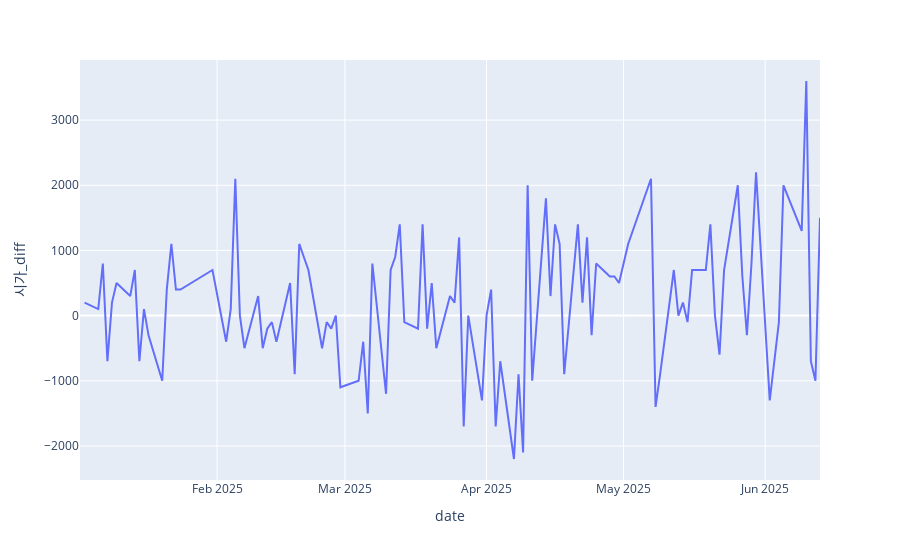

Notebook code for this chart:
### Code cell
# 차분을 수행하여 검정

df_hana['시가_diff'] = df_hana['시가'].diff()
px.line(df_hana, x = 'date', y = '시가_diff')
